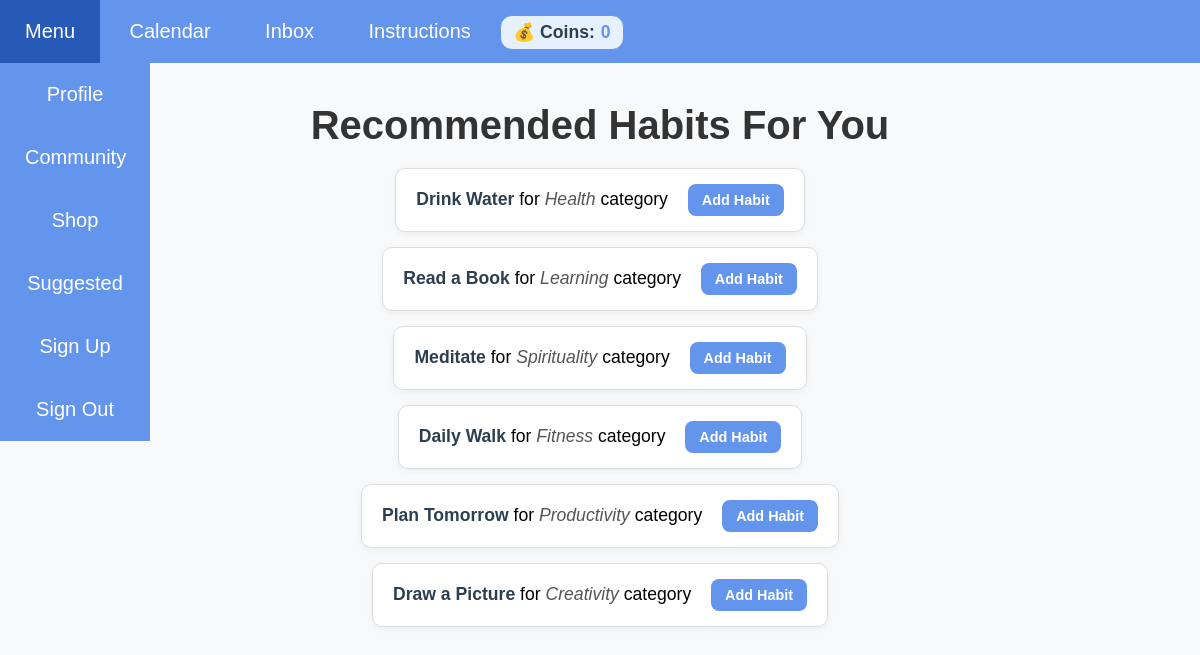
Page /recommendations (signed in) on the committed database.
### data.py (models this page shows, shortened)
class GlobalHabit(db.Model):
    id = db.Column(db.Integer, primary_key=True)
    title = db.Column(db.String(100), nullable=False)
    description = db.Column(db.Text, nullable=True)
    category_id = db.Column(db.Integer, db.ForeignKey('category.id'), nullable=False)
    category = db.relationship('Category')

class Category(db.Model):
    id = db.Column(db.Integer, primary_key=True)
    name = db.Column(db.String(100), unique=True, nullable=False)

### server.py (the view, shortened to what this page needs)
@app.route('/recommendations')
def recommendations():
    user_id = session.get('user_id')
    if not user_id:
        return redirect(url_for('login'))
    current_user = User.query.get(user_id)
    global_habits = GlobalHabit.query.options(joinedload(GlobalHabit.category)).all()
    other_users_habits = Habit.query.options(joinedload(Habit.category), joinedload(Habit.user)).filter(Habit.user_id != user_id, Habit.user_id != None).all()
    recommendations = []
    for gh in global_habits:
        recommendations.append({
            "title": gh.title,
            "category": gh.category.name,
            "source": "Global"
        })
    return render_template('recommendations.html', habits=recommendations)

### server.py (called while the page is built)
@app.after_request
def add_no_cache_headers(response):
    response.headers["Cache-Control"] = "no-store, no-cache, must-revalidate, post-check=0, pre-check=0, max-age=0"
    response.headers["Pragma"] = "no-cache"
    response.headers["Expires"] = "-1"
    return response

@app.context_processor
def inject_user_data():
    user_id = session.get('user_id')
    if user_id:
        user = User.query.get(user_id)
        if user:
            return {
                'user_coins': user.coins
                }
    return {
        'user_coins': 0
        }

### templates/recommendations.html (shortened to what this page needs)
<!DOCTYPE html>
<html lang="en">
<head>
    <link rel="stylesheet" href="{{ url_for('static', filename='css/recommendations.css') }}">
</head>
<body>
    <nav>
        <ul>
            <li>
                <a href="#">Menu</a>
                <ul class="dropdown">
                    <li><a href="{{ url_for('profile') }}">Profile</a></li>
                    <li><a href="{{url_for('community')}}">Community</a></li>
                    <li><a href="{{url_for('shop')}}">Shop</a></li>
                    <li><a href="{{ url_for('recommendations') }}">Suggested</a></li>
                    <li><a href="{{url_for('signup')}}">Sign Up</a></li>
                    <li><a href="{{url_for('signout')}}">Sign Out</a></li>
                </ul>
            </li>
            <li><a href="{{ url_for('calendar') }}">Calendar</a></li>
            <li><a href="{{url_for('inbox')}}">Inbox</a></li>
            <li><a href="{{url_for('instructions')}}">Instructions</a></li>
            <li class="coin_counter">💰 Coins: <span id="coin_count">{{user_coins }}</span></li>
        </ul>
    </nav>
    <h1>Recommended Habits For You</h1>
    {% if habits %}
        <ul class="recommendation-list">
        {% for habit in habits %}
            <li>
                <strong>{{ habit.title }}</strong> for <em>{{ habit.category }}</em> category
                <a
                  href="{{ url_for('create_habit') }}?title={{ habit.title | urlencode }}&category={{ habit.category.name | urlencode }}"
                  class="add-habit-btn"
                >
                  Add Habit
                </a>
            </li>
        {% endfor %}
        </ul>
    {% else %}
        <p class="empty-message">No new recommendations found right now. Keep logging!</p>
    {% endif %}
</body>
</html>

### static/css/recommendations.css (style rules this page uses)
body { font-family: Arial, sans-serif; background-color: #f8f9fa; text-align: center; margin: 0; padding: 0; }
nav ul { list-style: none; background: cornflowerblue; text-align: left; margin: 0; padding: 0; }
ul li { display: inline-block; position: relative; }
ul li a { display: block; padding: 20px 25px; color: white; text-decoration: none; text-align: center; font-size: 20px; }
ul li ul.dropdown li { display: block; }
ul li ul.dropdown { width: 150%; background: cornflowerblue; position: absolute; z-index: 999; display: none; }
.coin_counter { font-weight: 600; font-size: 1.1rem; padding: 6px 12px; border-radius: 12px; background-color: #e6f0ff; color: #2c3e50; display: inline-flex; align-items: center; gap: 6px; box-shadow: 0 2px 5px rgba(100, 149, 237, 0.3); border: 1px solid #6495ED; margin: 0.5rem 0; max-width: fit-content; transition: background-color 0.3s ease; }
.coin_counter span { font-weight: 700; color: #6495ED; }
h1 { font-size: 2.5rem; color: #333; margin: 40px 0 20px; }
ul.recommendation-list { max-width: 600px; margin: 0 auto; padding: 0; list-style: none; }
ul.recommendation-list li { background-color: white; border: 1px solid #ddd; margin-bottom: 15px; padding: 15px 20px; border-radius: 10px; box-shadow: 0 2px 6px rgba(0, 0, 0, 0.05); text-align: left; font-size: 1.1rem; transition: transform 0.2s ease; }
strong { color: #2c3e50; }
em { color: #555; }
.add-habit-btn { display: inline-block; margin-left: 15px; padding: 8px 14px; background-color: cornflowerblue; color: white; font-weight: 600; font-size: 0.9rem; border-radius: 8px; text-decoration: none; transition: background-color 0.3s ease, transform 0.15s ease; vertical-align: middle; }

### rows in the picture
GlobalHabit: title "Drink Water", category "Health"
GlobalHabit: title "Read a Book", category "Learning"
GlobalHabit: title "Meditate", category "Spirituality"
GlobalHabit: title "Daily Walk", category "Fitness"
GlobalHabit: title "Plan Tomorrow", category "Productivity"
GlobalHabit: title "Draw a Picture", category "Creativity"

### other values in the picture
{{ user_coins }} "0"
